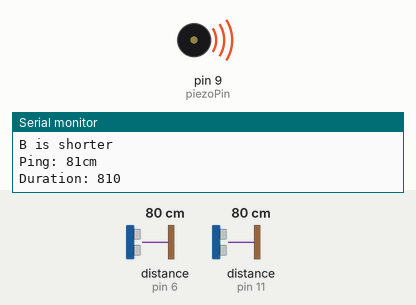
The sketch below on a simulated Arduino Uno, built with avr-gcc and run on an emulated ATmega328P. Parts: buzzer (waves = sounding), the last lines printed to the serial monitor. Inputs (shaded band) come from the test bench; at power-on: distance to the obstacle (sensors on pin 11, pin 6) 80 cm. The echo pulse lasts 58.3 µs per cm.

Above: at 1.8 s.
1.9 s: distance to the obstacle (sensor on pin 11) set to 2 cm
At 5.3 s:
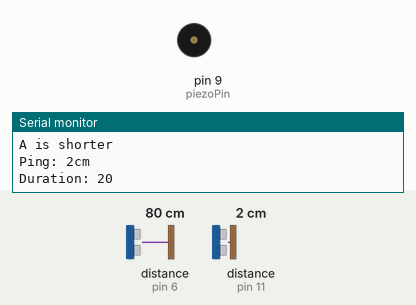
5.4 s: distance to the obstacle (sensor on pin 6) set to 120 cm
At 6.1 s:
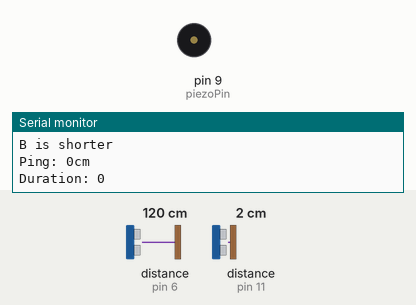
6.9 s: distance to the obstacle (sensor on pin 6) set to 2 cm
At 10.3 s:
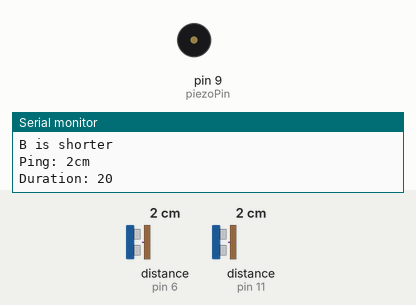
10.4 s: distance to the obstacle (sensor on pin 6) set to 250 cm
At 11.0 s:
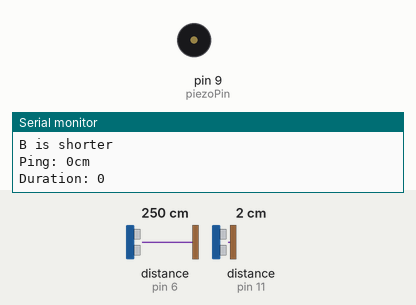
Timing chart, 0 to 12.9 s (numbered marks = the images above; inputs shaded):
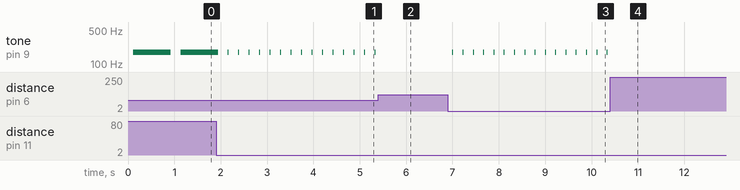

Measured:
- after the input at 1.9 s, tone on pin 9 (piezoPin): alternates 175 Hz for 0.02 s and silent for 0.21 s, starting after 0.27 s
- after the input at 5.4 s, tone on pin 9 (piezoPin): stops changing and stays silent
- after the input at 6.9 s, tone on pin 9 (piezoPin): alternates 175 Hz for 0.02 s and silent for 0.20 s, starting after 0.10 s
- after the input at 10.4 s, tone on pin 9 (piezoPin): stops changing and stays silent

The sketch:

Ryggesensor.ino
```cpp
#include "Lib/NewPing/NewPing.h"
#include "Lib/TonePlayer/TonePlayer.h"

enum DistanceSensor {
  A,
  B
};

#define piezoPin 9
#define NOTE_F3  175

#define TRIGGER_PIN_A  12
#define ECHO_PIN_A     11
#define TRIGGER_PIN_B  7
#define ECHO_PIN_B     6
#define MAX_DISTANCE 100

TonePlayer tone1 (TCCR1A, TCCR1B, OCR1AH, OCR1AL, TCNT1H, TCNT1L);  // pin D9 (Uno)

NewPing sonarA(TRIGGER_PIN_A, ECHO_PIN_A, MAX_DISTANCE);
NewPing sonarB(TRIGGER_PIN_B, ECHO_PIN_B, MAX_DISTANCE);


void setup() {
  Serial.begin(115200);
  pinMode (piezoPin, OUTPUT);  // D9 on Uno, D11 on Mega 2560
}

void loop() {
  int distance = getShortestDistance();
  int noteDuration = distance * 10;
  playNote(piezoPin, NOTE_F3, noteDuration);
  delay(100);
}


void playNote(int buzzerPin, int note, int duration) {
  Serial.print("Duration: ");
  Serial.println(duration);
  tone1.tone (NOTE_F3);     // play 440 Hz
  delay(duration);          // wait half a second
  tone1.noTone ();      // stop playing
}


long getShortestDistance() {
  delay(50);
  int uS_A = sonarA.ping();
  delay(50);
  int uS_B = sonarB.ping();
  //long uS_A = 10000000;

  int uS = 0;

  if(uS_A < uS_B) {
    Serial.println("A is shorter");
    uS = uS_A;
  }
  else {
    Serial.println("B is shorter");
    uS = uS_B;
  }

  Serial.print("Ping: ");
  Serial.print(uS / US_ROUNDTRIP_CM);
  Serial.println("cm");
  return uS / US_ROUNDTRIP_CM;
}
```
